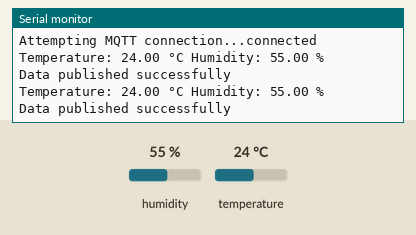
Bench run of a sketch on a simulated ESP8266 (NodeMCU). On the bench: the last lines printed to the serial monitor. Inputs (shaded band) come from the test bench; at power-on: humidity 55 %, temperature 24 °C. WiFi joins after 1.5 s; servers stay silent unless stated; no MQTT or app messages arrive unless stated.

Above: at 2.7 s.
2.8 s: humidity set to 22 %
At 5.3 s:
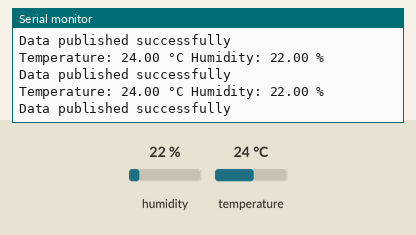
5.5 s: temperature set to 12 °C
At 6.4 s:
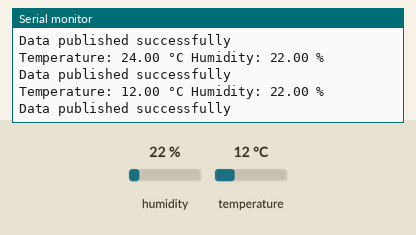
8.2 s: humidity set to 40 %
At 10.5 s:
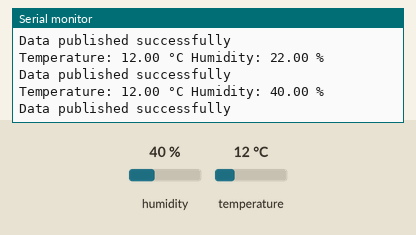
Timing chart, 0 to 12.0 s (numbered marks = the images above; inputs shaded):
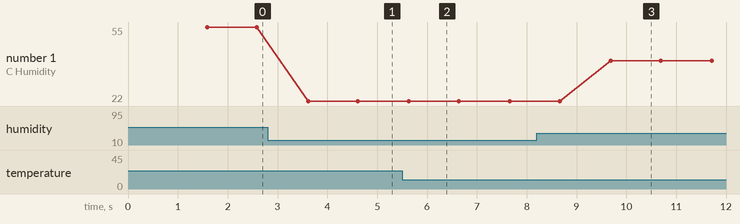

The sketch:

mqttTest.ino
```cpp
#include <ESP8266WiFi.h>
#include <PubSubClient.h>
#include <DHT.h>

// Replace with your network credentials
const char* ssid = "VIRUS";
const char* password = "VIRUS123";

// ThingSpeak MQTT server and port
const char* mqtt_server = "mqtt3.thingspeak.com";
const int mqtt_port = 1883;

// ThingSpeak channel details
const char* mqtt_username = "BSc5OiknBwwHOhwbMywoGQc"; // Replace with your ThingSpeak channel ID
const char* mqtt_password = "8z4HiERkMoAHenj/Xk754Qtc"; // Replace with your ThingSpeak Write API Key

// Initialize DHT sensor
#define DHTPIN 2 // Pin where the DHT sensor is connected
#define DHTTYPE DHT11 // DHT 11 sensor
DHT dht(DHTPIN, DHTTYPE);

// Create an instance of the ESP8266 WiFi client
WiFiClient espClient;
// Create an instance of the PubSubClient class
PubSubClient client(espClient);

// Function to connect to the WiFi network
void setup_wifi() {
  delay(10);
  Serial.println();
  Serial.print("Connecting to ");
  Serial.println(ssid);

  WiFi.begin(ssid, password);
  while (WiFi.status() != WL_CONNECTED) {
    delay(500);
    Serial.print(".");
  }

  Serial.println("");
  Serial.println("WiFi connected");
  Serial.print("IP address: ");
  Serial.println(WiFi.localIP());
}

// Function to connect to the MQTT server
void reconnect() {
  while (!client.connected()) {
    Serial.print("Attempting MQTT connection...");

    if (client.connect("ESP8266Client", mqtt_username, mqtt_password)) {
      Serial.println("connected");
    } else {
      Serial.print("failed, rc=");
      Serial.print(client.state());
      Serial.println(" try again in 5 seconds");
      delay(5000);
    }
  }
}

void setup() {
  Serial.begin(115200);
  setup_wifi();

  dht.begin();

  client.setServer(mqtt_server, mqtt_port);
}

void loop() {
  if (!client.connected()) {
    reconnect();
  }
  client.loop();

  float humidity = dht.readHumidity();
  float temperature = dht.readTemperature();

  if (isnan(humidity) || isnan(temperature)) {
    Serial.println("Failed to read from DHT sensor!");
    return;
  }

  Serial.print("Temperature: ");
  Serial.print(temperature);
  Serial.print(" °C ");
  Serial.print("Humidity: ");
  Serial.print(humidity);
  Serial.println(" %");

  // Create the payload message
  String payload = String("{\"field1\":") + temperature + ",\"field2\":" + humidity + "}";

  // Publish the data to ThingSpeak
  if (client.publish("channels/BSc5OiknBwwHOhwbMywoGQc/publish/fields/1", payload.c_str())) { // Replace with your topic
    Serial.println("Data published successfully");
  } else {
    Serial.println("Failed to publish data");
  }

  // Wait for 30 seconds before publishing again
  delay(1000);
}
```

Measured:
- after the input at 2.8 s, the serial monitor: prints a new line after 0.81 s (image 1)
- after the input at 5.5 s, the serial monitor: prints a new line after 0.14 s (image 2)
- after the input at 8.2 s, the serial monitor: prints a new line after 1.5 s (image 3)
- plotted number 1: 55 → 22 after the input at 2.8 s, 22 → 40 after the input at 8.2 s
